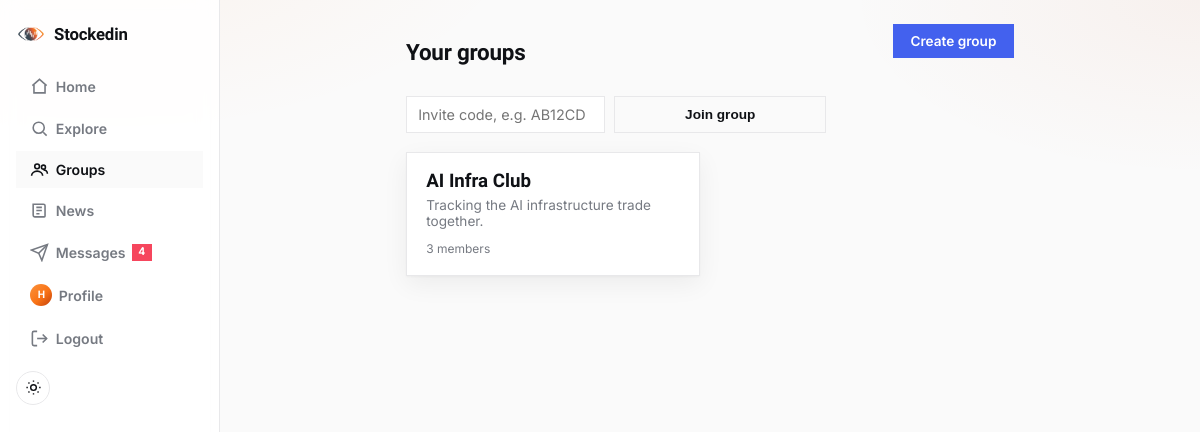
The app's page /groups (signed in) with its own data.
### models.py (models this page shows, shortened)
class User(UserMixin, db.Model):
    __tablename__ = "users"
    id = db.Column(db.Integer, primary_key=True)
    username = db.Column(db.String(32), unique=True, nullable=False, index=True)
    email = db.Column(db.String(120), unique=True, nullable=False)
    password_hash = db.Column(db.String(256), nullable=False)
    bio = db.Column(db.String(200))
    created_at = db.Column(db.DateTime, default=datetime.utcnow, nullable=False)
    university = db.Column(db.String(120), index=True)
    degree = db.Column(db.String(120))
    grad_year = db.Column(db.Integer)
    portfolio = db.relationship(
        "Portfolio",
        back_populates="owner",
        uselist=False,
        cascade="all, delete-orphan",
    )
    likes = db.relationship("Like", back_populates="user", cascade="all, delete-orphan")
    comments = db.relationship(
        "Comment", back_populates="user", cascade="all, delete-orphan"
    )
    predictions = db.relationship(
        "Prediction",
        back_populates="user",
        cascade="all, delete-orphan",
        order_by="Prediction.created_at.desc()",
    )
    group_memberships = db.relationship(
        "GroupMembership", back_populates="user", cascade="all, delete-orphan"
    )
    following = db.relationship(
        "Follow",
        foreign_keys="Follow.follower_id",
        back_populates="follower",
        cascade="all, delete-orphan",
    )
    followers = db.relationship(
        "Follow",
        foreign_keys="Follow.followed_id",
        back_populates="followed",
        cascade="all, delete-orphan",
    )
    @property
    def unread_message_count(self):
        return Message.query.filter_by(recipient_id=self.id, read_at=None).count()

class Group(db.Model):
    __tablename__ = "groups"
    id = db.Column(db.Integer, primary_key=True)
    name = db.Column(db.String(80), nullable=False)
    description = db.Column(db.String(300))
    code = db.Column(db.String(10), unique=True, nullable=False, index=True)
    owner_id = db.Column(db.Integer, db.ForeignKey("users.id"), nullable=False)
    created_at = db.Column(db.DateTime, default=datetime.utcnow, nullable=False)
    owner = db.relationship("User", foreign_keys=[owner_id])
    memberships = db.relationship(
        "GroupMembership",
        back_populates="group",
        cascade="all, delete-orphan",
        order_by="GroupMembership.joined_at",
    )
    messages = db.relationship(
        "GroupMessage",
        back_populates="group",
        cascade="all, delete-orphan",
        order_by="GroupMessage.created_at",
    )
    @property
    def members(self):
        return [m.user for m in self.memberships]

### routes_groups.py (the view)
@login_required
def groups_home():
    groups = [m.group for m in current_user.group_memberships]
    return render_template("groups_home.html", groups=groups, join_form=GroupJoinForm())

### forms.py
class GroupJoinForm(FlaskForm):
    code = StringField(
        "Invite code",
        validators=[DataRequired(), Length(max=10)],
        filters=[lambda v: v.strip().upper() if v else v],
    )
    submit = SubmitField("Join group")

### app.py (called while the page is built)
def create_app():
    app = Flask(__name__, instance_relative_config=True)
    app.config.from_object(Config)
    db.init_app(app)
    login_manager.init_app(app)
    csrf.init_app(app)
    routes_auth.register(app)
    routes_portfolio.register(app)
    routes_social.register(app)
    routes_news.register(app)
    routes_messages.register(app)
    routes_discover.register(app)
    routes_groups.register(app)
    routes_predictions.register(app)
    @app.context_processor
    def inject_unread_message_count():
        if current_user.is_authenticated:
            return {"unread_message_count": current_user.unread_message_count}
        return {"unread_message_count": 0}
    return app

### models.py (called while the page is built)
@login_manager.user_loader
def load_user(user_id):
    return db.session.get(User, int(user_id))

### templates/groups_home.html (shortened to what this page needs)
{% extends "base.html" %}
{% block content %}
  <div class="page-header-row">
    <h1>Your groups</h1>
    <a class="btn btn-primary" href="{{ url_for('group_new') }}">Create group</a>
  </div>
  <div class="join-group-card">
    <form method="post" action="{{ url_for('group_join') }}" class="join-group-form">
      {{ join_form.code(placeholder="Invite code, e.g. AB12CD") }}
      {{ join_form.submit(class="btn btn-outline") }}
    </form>
  </div>
  {% if groups %}
    <div class="card-grid">
      {% for group in groups %}
        <a class="group-card" href="{{ url_for('group_detail', group_id=group.id) }}">
          <h3>{{ group.name }}</h3>
          {% if group.description %}<p>{{ group.description }}</p>{% endif %}
          <span class="group-card-meta">{{ group.members|length }} member{{ "s" if group.members|length != 1 else "" }}</span>
        </a>
      {% endfor %}
    </div>
  {% endif %}
{% endblock %}

### templates/base.html (shortened to what this page needs)
<!doctype html>
<html lang="en">
<head>
  <link rel="stylesheet" href="{{ url_for('static', filename='style.css') }}">
</head>
<body>
  <nav class="navbar">
    <a class="brand" href="{{ url_for('feed') if current_user.is_authenticated else url_for('login') }}">
      <img class="brand-mark" src="{{ url_for('static', filename='images/logo-icon.png') }}" alt="">
      Stockedin
    </a>
    <div class="nav-links">
      {% if current_user.is_authenticated %}
        <a href="{{ url_for('feed') }}" class="nav-link {{ 'active' if request.endpoint == 'feed' }}">
          <svg viewBox="0 0 24 24" fill="none" stroke="currentColor" stroke-width="2"><path d="M3 11l9-8 9 8"/><path d="M5 10v10h14V10"/></svg>
          <span>Home</span>
        </a>
        <a href="{{ url_for('explore') }}" class="nav-link {{ 'active' if request.endpoint == 'explore' }}">
          <svg viewBox="0 0 24 24" fill="none" stroke="currentColor" stroke-width="2"><circle cx="11" cy="11" r="7"/><path d="m21 21-4.3-4.3"/></svg>
          <span>Explore</span>
        </a>
        <a href="{{ url_for('groups_home') }}" class="nav-link {{ 'active' if request.endpoint in ('groups_home', 'group_detail', 'group_new', 'group_join') }}">
          <svg viewBox="0 0 24 24" fill="none" stroke="currentColor" stroke-width="2"><circle cx="9" cy="8" r="3"/><path d="M2 20c0-3.3 3.1-6 7-6s7 2.7 7 6"/><circle cx="17" cy="9" r="2.5"/><path d="M17 12.5c2.5 0 5 1.8 5 5"/></svg>
          <span>Groups</span>
        </a>
        <a href="{{ url_for('news') }}" class="nav-link {{ 'active' if request.endpoint == 'news' }}">
          <svg viewBox="0 0 24 24" fill="none" stroke="currentColor" stroke-width="2"><path d="M4 4h13a2 2 0 0 1 2 2v13a1 1 0 0 1-1 1H6a2 2 0 0 1-2-2z"/><path d="M8 8h7M8 12h7M8 16h4"/></svg>
          <span>News</span>
        </a>
        <a href="{{ url_for('inbox') }}" class="nav-link {{ 'active' if request.endpoint in ('inbox', 'thread') }}">
          <svg viewBox="0 0 24 24" fill="none" stroke="currentColor" stroke-width="2"><path d="M22 2 11 13"/><path d="M22 2 15 22l-4-9-9-4z"/></svg>
          <span>Messages</span>
          {% if unread_message_count %}<span class="nav-badge">{{ unread_message_count }}</span>{% endif %}
        </a>
        <a href="{{ url_for('profile', username=current_user.username) }}" class="nav-link {{ 'active' if request.endpoint == 'profile' and request.view_args.username == current_user.username }}">
          <span class="avatar avatar-nav">{{ current_user.username[0]|upper }}</span>
          <span>Profile</span>
        </a>
        <a href="{{ url_for('logout') }}" class="nav-link">
          <svg viewBox="0 0 24 24" fill="none" stroke="currentColor" stroke-width="2"><path d="M9 21H5a2 2 0 0 1-2-2V5a2 2 0 0 1 2-2h4"/><path d="M16 17l5-5-5-5"/><path d="M21 12H9"/></svg>
          <span>Logout</span>
        </a>
      {% else %}
        <a class="nav-link" href="{{ url_for('login') }}"><span>Login</span></a>
        <a class="nav-link" href="{{ url_for('signup') }}"><span>Sign up</span></a>
      {% endif %}
      <button type="button" id="theme-toggle" class="theme-toggle" aria-label="Toggle dark mode">
        <svg class="icon-sun" viewBox="0 0 24 24" fill="none" stroke="currentColor" stroke-width="2"><circle cx="12" cy="12" r="4"/><path d="M12 2v2M12 20v2M4.9 4.9l1.4 1.4M17.7 17.7l1.4 1.4M2 12h2M20 12h2M4.9 19.1l1.4-1.4M17.7 6.3l1.4-1.4"/></svg>
      </button>
    </div>
  </nav>
  <main class="container {% block container_class %}{% endblock %}">
    {% block content %}{% endblock %}
  </main>
</body>
</html>

### records on screen
User: username "H"
Group: name "AI Infra Club", description "Tracking the AI infrastructure trade together.", members|length "3", members "s"

### other values on screen
{{ unread_message_count }} "4"
